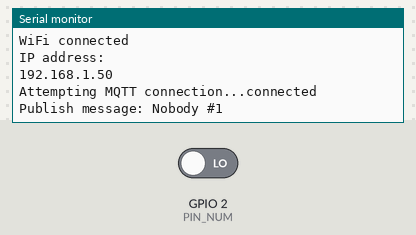
Simulated run of this sketch. Board: ESP8266 (NodeMCU). Parts: the last lines printed to the serial monitor. The test bench sets the inputs (shaded band); at power-on: GPIO 2 (PIN_NUM) LOW. WiFi joins after 1.5 s; servers stay silent unless stated; no MQTT or app messages arrive unless stated.

Above: at 2.7 s.
2.8 s: GPIO 2 (PIN_NUM) driven HIGH
At 4.6 s:
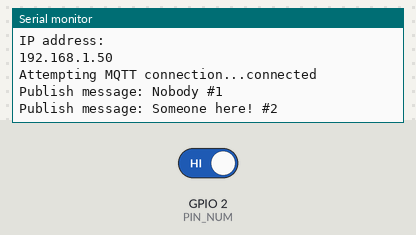
7.5 s: GPIO 2 (PIN_NUM) driven LOW
At 8.9 s:
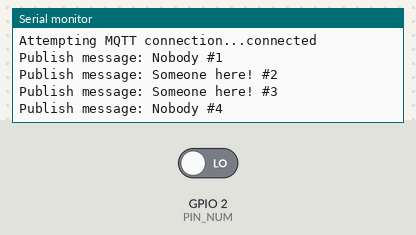
Timing chart, 0 to 10.5 s (numbered marks = the images above; inputs shaded):
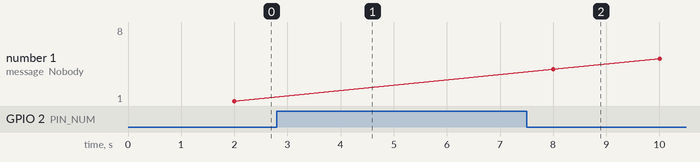

The sketch:

HCSR501_mqtt.ino
```cpp
#include <ESP8266WiFi.h>
#include <PubSubClient.h>
// Update these with values suitable for your network.

#define PIN_NUM 2  //HCSR501

const char* ssid = "kray";
const char* password = "66676667";
const char* mqtt_server = "123.206.127.199";

WiFiClient espClient;
PubSubClient client(espClient);
long lastMsg = 0;
char msg[50];
int value = 0;

void setup() {
  pinMode(BUILTIN_LED, OUTPUT);// Initialize the BUILTIN_LED pin as an output
  pinMode(PIN_NUM, INPUT);
  Serial.begin(9600);
  setup_wifi();
  client.setServer(mqtt_server, 1883);

}

void setup_wifi() {

  delay(10);
  // We start by connecting to a WiFi network
  Serial.println();
  Serial.print("Connecting to ");
  Serial.println(ssid);

  WiFi.begin(ssid, password);

  while (WiFi.status() != WL_CONNECTED) {
    delay(500);
    Serial.print(".");
  }

  Serial.println("");
  Serial.println("WiFi connected");
  Serial.println("IP address: ");
  Serial.println(WiFi.localIP());
}


void reconnect() {
  // Loop until we're reconnected
  while (!client.connected()) {
    Serial.print("Attempting MQTT connection...");
    // Attempt to connect
    if (client.connect("ESP8266Client")) {
      Serial.println("connected");
      // Once connected, publish an announcement...
      client.publish("outTopic", "hello world");
      // ... and resubscribe
      client.subscribe("inTopic");
    } else {
      Serial.print("failed, rc=");
      Serial.print(client.state());
      Serial.println(" try again in 5 seconds");
      // Wait 5 seconds before retrying
      delay(5000);
    }
  }
}
void loop() {

  if (!client.connected()) {
    reconnect();
  }
  client.loop();

  long now = millis();
  if (now - lastMsg > 2000) {
    lastMsg = now;
    ++value;

    if (digitalRead(PIN_NUM) == HIGH) {
      snprintf (msg, 75, "Someone here! #%ld", value);
    }
    else {
      snprintf (msg, 75, "Nobody #%ld", value);
    }
    Serial.print("Publish message: ");
    Serial.println(msg);
    client.publish("HCSR501", msg);
  }
}
```

Measured:
- after the input at 2.8 s, the serial monitor: prints a new line after 1.2 s (image 1)
- after the input at 7.5 s, the serial monitor: prints a new line after 0.50 s (image 2)
